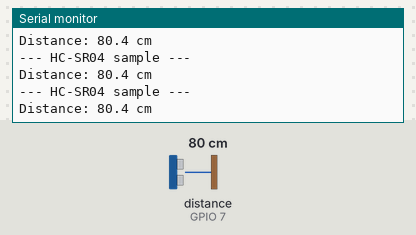
Recording of a sketch running on a simulated ESP32-S3. Parts: the last lines printed to the serial monitor. Wiring (inferred from the names in the program): ultrasonic range finder: trigger GPIO 6; echo GPIO 7. The inputs (shaded band) are chosen by the test bench; at power-on: distance to the obstacle (sensor on GPIO 7) 80 cm. The echo pulse lasts 58.3 µs per cm.

Above: at 2.2 s.
2.3 s: distance to the obstacle (sensor on GPIO 7) set to 2 cm
At 2.81 s:
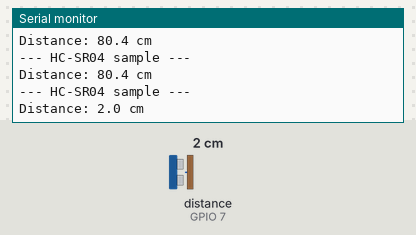
3.8 s: distance to the obstacle (sensor on GPIO 7) set to 4 cm
At 4.31 s:
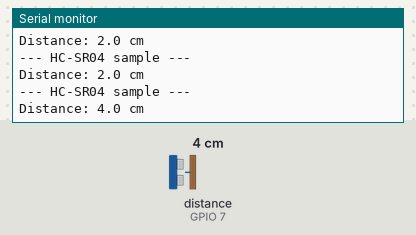
Timing chart, 0 to 6.8 s (numbered marks = the images above; inputs shaded):
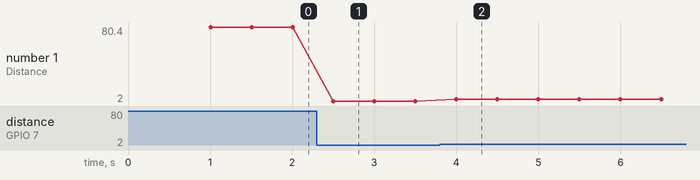

Measured:
- after the input at 2.3 s, the serial monitor: prints a new line after 0.20 s (image 1)
- after the input at 3.8 s, the serial monitor: prints a new line after 0.20 s (image 2)
- plotted number 1: 80.4 → 2 after the input at 2.3 s

The sketch:

test_hcsr04.ino
```cpp
/*
  GADV HC-SR04 bench test
  Board: ESP32-S3 DevKitC-1

  Approved GADV pin map:
    TRIG = GPIO 6
    ECHO = GPIO 7

  Expected readings:
    - A flat object 10-100 cm away should produce a stable distance.
    - No echo, poor target angle, or out-of-range distance returns a warning.
    - If using a 5 V HC-SR04 module, level-shift ECHO down to 3.3 V for ESP32-S3 safety.
*/

constexpr int ULTRASONIC_TRIG_PIN = 6;
constexpr int ULTRASONIC_ECHO_PIN = 7;
constexpr unsigned long SAMPLE_INTERVAL_MS = 500;
constexpr unsigned long ECHO_TIMEOUT_US = 30000UL;

unsigned long lastSampleAt = 0;

float readDistanceCm() {
  digitalWrite(ULTRASONIC_TRIG_PIN, LOW);
  delayMicroseconds(2);
  digitalWrite(ULTRASONIC_TRIG_PIN, HIGH);
  delayMicroseconds(10);
  digitalWrite(ULTRASONIC_TRIG_PIN, LOW);

  const unsigned long duration = pulseIn(ULTRASONIC_ECHO_PIN, HIGH, ECHO_TIMEOUT_US);
  if (duration == 0) return -1.0f;
  return duration / 58.0f;
}

void setup() {
  Serial.begin(115200);
  delay(1000);

  Serial.println();
  Serial.println("GADV HC-SR04 bench test");
  Serial.printf("TRIG=GPIO %d, ECHO=GPIO %d\n", ULTRASONIC_TRIG_PIN, ULTRASONIC_ECHO_PIN);

  pinMode(ULTRASONIC_TRIG_PIN, OUTPUT);
  pinMode(ULTRASONIC_ECHO_PIN, INPUT);
  digitalWrite(ULTRASONIC_TRIG_PIN, LOW);
}

void loop() {
  if (millis() - lastSampleAt < SAMPLE_INTERVAL_MS) return;
  lastSampleAt = millis();

  const float distanceCm = readDistanceCm();

  Serial.println("--- HC-SR04 sample ---");
  if (distanceCm < 0.0f) {
    Serial.println("WARNING: No echo received. Check wiring, target distance, and ECHO voltage level shifting.");
  } else {
    Serial.printf("Distance: %.1f cm\n", distanceCm);
  }
}
```
